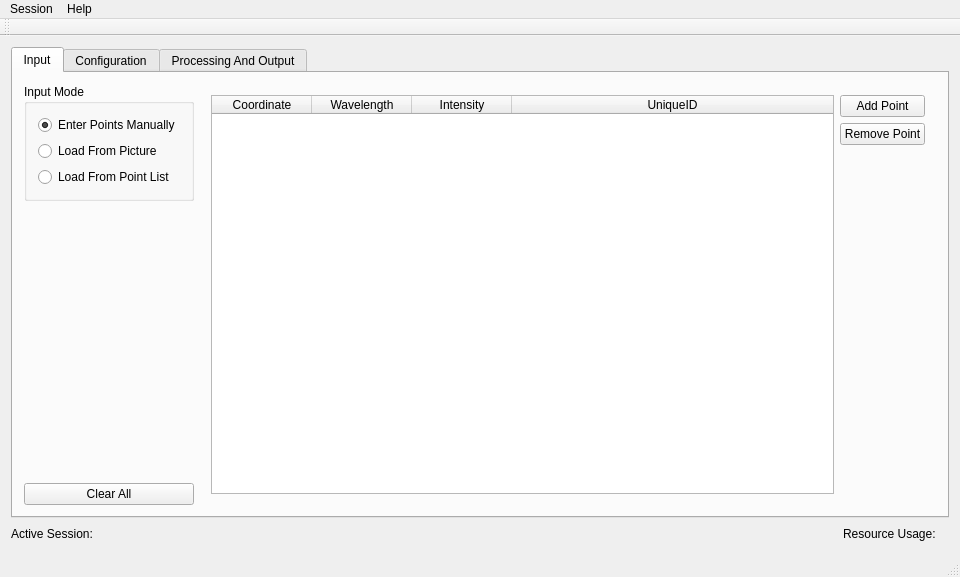
<?xml version="1.0" encoding="UTF-8"?>
<ui version="4.0">
 <class>QtGuiApplicationClass</class>
 <widget class="QMainWindow" name="QtGuiApplicationClass">
  <property name="geometry">
   <rect>
    <x>0</x>
    <y>0</y>
    <width>960</width>
    <height>577</height>
   </rect>
  </property>
  <property name="windowTitle">
   <string>QtGuiApplication</string>
  </property>
  <widget class="QWidget" name="centralWidget">
   <layout class="QVBoxLayout" name="verticalLayout">
    <item>
     <widget class="QTabWidget" name="tabWidget">
      <property name="currentIndex">
       <number>0</number>
      </property>
      <widget class="QWidget" name="tabInput">
       <attribute name="title">
        <string>Input</string>
       </attribute>
       <layout class="QGridLayout" name="gridLayout_2">
        <item row="2" column="0">
         <widget class="QPushButton" name="pushClearInput">
          <property name="text">
           <string>Clear All</string>
          </property>
         </widget>
        </item>
        <item row="1" column="0">
         <spacer name="verticalSpacer_2">
          <property name="orientation">
           <enum>Qt::Vertical</enum>
          </property>
          <property name="sizeHint" stdset="0">
           <size>
            <width>20</width>
            <height>188</height>
           </size>
          </property>
         </spacer>
        </item>
        <item row="0" column="1" rowspan="3">
         <widget class="QStackedWidget" name="stackedInput">
          <property name="currentIndex">
           <number>0</number>
          </property>
          <widget class="QWidget" name="pageManual">
           <layout class="QGridLayout" name="gridLayout">
            <item row="0" column="0" rowspan="3">
             <widget class="QTableWidget" name="tableInput">
              <property name="editTriggers">
               <set>QAbstractItemView::NoEditTriggers</set>
              </property>
              <property name="selectionMode">
               <enum>QAbstractItemView::SingleSelection</enum>
              </property>
              <property name="selectionBehavior">
               <enum>QAbstractItemView::SelectRows</enum>
              </property>
              <property name="rowCount">
               <number>0</number>
              </property>
              <attribute name="horizontalHeaderStretchLastSection">
               <bool>true</bool>
              </attribute>
              <column>
               <property name="text">
                <string>Coordinate</string>
               </property>
              </column>
              <column>
               <property name="text">
                <string>Wavelength</string>
               </property>
              </column>
              <column>
               <property name="text">
                <string>Intensity</string>
               </property>
              </column>
              <column>
               <property name="text">
                <string>UniqueID</string>
               </property>
              </column>
             </widget>
            </item>
            <item row="0" column="1">
             <widget class="QPushButton" name="pushAddPoint">
              <property name="text">
               <string>Add Point</string>
              </property>
             </widget>
            </item>
            <item row="1" column="1">
             <widget class="QPushButton" name="pushRemovePoint">
              <property name="text">
               <string>Remove Point</string>
              </property>
             </widget>
            </item>
            <item row="2" column="1">
             <spacer name="verticalSpacer">
              <property name="orientation">
               <enum>Qt::Vertical</enum>
              </property>
              <property name="sizeHint" stdset="0">
               <size>
                <width>20</width>
                <height>287</height>
               </size>
              </property>
             </spacer>
            </item>
           </layout>
          </widget>
          <widget class="QWidget" name="pagePicture">
           <layout class="QGridLayout" name="gridLayout_6">
            <item row="0" column="0" colspan="2">
             <layout class="QGridLayout" name="gridLayout_14">
              <item row="0" column="0">
               <widget class="QLabel" name="label_23">
                <property name="text">
                 <string>Image Path:</string>
                </property>
               </widget>
              </item>
              <item row="0" column="1">
               <widget class="QLineEdit" name="lineImagePath">
                <property name="readOnly">
                 <bool>true</bool>
                </property>
               </widget>
              </item>
              <item row="0" column="2">
               <widget class="QPushButton" name="pushSelectImage">
                <property name="text">
                 <string>Select Image</string>
                </property>
               </widget>
              </item>
              <item row="0" column="3">
               <widget class="QPushButton" name="pushClearImage">
                <property name="text">
                 <string>Clear</string>
                </property>
               </widget>
              </item>
             </layout>
            </item>
            <item row="1" column="0" rowspan="2">
             <widget class="QGroupBox" name="groupBox_2">
              <property name="title">
               <string>World Position Of Image (Top-Left Corner)</string>
              </property>
              <layout class="QGridLayout" name="gridLayout_3">
               <item row="0" column="0">
                <widget class="QLabel" name="label_5">
                 <property name="text">
                  <string>X Coordinate</string>
                 </property>
                </widget>
               </item>
               <item row="0" column="1">
                <widget class="QLineEdit" name="lineImagePosX">
                 <property name="text">
                  <string>15</string>
                 </property>
                </widget>
               </item>
               <item row="1" column="0">
                <widget class="QLabel" name="label_6">
                 <property name="text">
                  <string>Y Coordinate</string>
                 </property>
                </widget>
               </item>
               <item row="1" column="1">
                <widget class="QLineEdit" name="lineImagePosY">
                 <property name="text">
                  <string>10</string>
                 </property>
                </widget>
               </item>
               <item row="2" column="0">
                <widget class="QLabel" name="label_7">
                 <property name="text">
                  <string>Z Coordinate</string>
                 </property>
                </widget>
               </item>
               <item row="2" column="1">
                <widget class="QLineEdit" name="lineImagePosZ">
                 <property name="text">
                  <string>250</string>
                 </property>
                </widget>
               </item>
              </layout>
             </widget>
            </item>
            <item row="1" column="1">
             <layout class="QGridLayout" name="gridLayout_15">
              <item row="0" column="0">
               <widget class="QLabel" name="label_24">
                <property name="text">
                 <string>Image Brightness</string>
                </property>
               </widget>
              </item>
              <item row="0" column="1">
               <widget class="QLineEdit" name="lineImageBrightness">
                <property name="text">
                 <string>1.0</string>
                </property>
               </widget>
              </item>
             </layout>
            </item>
            <item row="2" column="1" rowspan="2">
             <widget class="QGroupBox" name="groupBox_8">
              <property name="title">
               <string>Size Of Image</string>
              </property>
              <layout class="QGridLayout" name="gridLayout_5">
               <item row="0" column="0">
                <widget class="QLabel" name="label_11">
                 <property name="text">
                  <string>Horizontal Size</string>
                 </property>
                </widget>
               </item>
               <item row="0" column="1">
                <widget class="QLineEdit" name="lineImageHorzSize">
                 <property name="text">
                  <string>30</string>
                 </property>
                </widget>
               </item>
               <item row="1" column="0">
                <widget class="QLabel" name="label_18">
                 <property name="text">
                  <string>Vertical Size</string>
                 </property>
                </widget>
               </item>
               <item row="1" column="1">
                <widget class="QLineEdit" name="lineImageVertSize">
                 <property name="text">
                  <string>20</string>
                 </property>
                </widget>
               </item>
              </layout>
             </widget>
            </item>
            <item row="3" column="0">
             <widget class="QGroupBox" name="groupBox_3">
              <property name="title">
               <string>World Orientation Of Image (Degree)</string>
              </property>
              <layout class="QGridLayout" name="gridLayout_4">
               <item row="0" column="0">
                <widget class="QLabel" name="label_8">
                 <property name="text">
                  <string>X Rotation</string>
                 </property>
                </widget>
               </item>
               <item row="0" column="1">
                <widget class="QLineEdit" name="lineImageRotX">
                 <property name="text">
                  <string>0.0</string>
                 </property>
                </widget>
               </item>
               <item row="1" column="0">
                <widget class="QLabel" name="label_9">
                 <property name="text">
                  <string>Y Rotation</string>
                 </property>
                </widget>
               </item>
               <item row="1" column="1">
                <widget class="QLineEdit" name="lineImageRotY">
                 <property name="text">
                  <string>0.0</string>
                 </property>
                </widget>
               </item>
               <item row="2" column="0">
                <widget class="QLabel" name="label_10">
                 <property name="text">
                  <string>Z Rotation</string>
                 </property>
                </widget>
               </item>
               <item row="2" column="1">
                <widget class="QLineEdit" name="lineImageRotZ">
                 <property name="text">
                  <string>0.0</string>
                 </property>
                </widget>
               </item>
               <item row="3" column="0" colspan="2">
                <widget class="QLabel" name="label_22">
                 <property name="text">
                  <string>Note: Rotation will be applied in the order Z -&gt; Y -&gt; X</string>
                 </property>
                </widget>
               </item>
              </layout>
             </widget>
            </item>
           </layout>
          </widget>
          <widget class="QWidget" name="pageList">
           <layout class="QGridLayout" name="gridLayout_7">
            <item row="0" column="0">
             <layout class="QHBoxLayout" name="horizontalLayout_3">
              <item>
               <widget class="QPushButton" name="pushButton_3">
                <property name="text">
                 <string>Select File:</string>
                </property>
               </widget>
              </item>
              <item>
               <widget class="QLineEdit" name="lineEdit_8"/>
              </item>
             </layout>
            </item>
            <item row="0" column="1">
             <widget class="QPushButton" name="pushButton_4">
              <property name="text">
               <string>Import From File</string>
              </property>
             </widget>
            </item>
            <item row="0" column="2" rowspan="2">
             <spacer name="horizontalSpacer_4">
              <property name="orientation">
               <enum>Qt::Horizontal</enum>
              </property>
              <property name="sizeHint" stdset="0">
               <size>
                <width>147</width>
                <height>20</height>
               </size>
              </property>
             </spacer>
            </item>
            <item row="1" column="0" rowspan="2">
             <layout class="QVBoxLayout" name="verticalLayout_3">
              <item>
               <widget class="QLabel" name="label_12">
                <property name="text">
                 <string>Info</string>
                </property>
               </widget>
              </item>
              <item>
               <widget class="QPlainTextEdit" name="plainTextEdit_2"/>
              </item>
             </layout>
            </item>
            <item row="2" column="1" rowspan="2">
             <spacer name="verticalSpacer_6">
              <property name="orientation">
               <enum>Qt::Vertical</enum>
              </property>
              <property name="sizeHint" stdset="0">
               <size>
                <width>20</width>
                <height>283</height>
               </size>
              </property>
             </spacer>
            </item>
            <item row="3" column="0">
             <spacer name="verticalSpacer_5">
              <property name="orientation">
               <enum>Qt::Vertical</enum>
              </property>
              <property name="sizeHint" stdset="0">
               <size>
                <width>20</width>
                <height>171</height>
               </size>
              </property>
             </spacer>
            </item>
           </layout>
          </widget>
         </widget>
        </item>
        <item row="0" column="0">
         <widget class="QGroupBox" name="groupBox">
          <property name="title">
           <string>Input Mode</string>
          </property>
          <layout class="QVBoxLayout" name="verticalLayout_2">
           <item>
            <widget class="QRadioButton" name="radioManual">
             <property name="text">
              <string>Enter Points Manually</string>
             </property>
             <property name="checked">
              <bool>true</bool>
             </property>
            </widget>
           </item>
           <item>
            <widget class="QRadioButton" name="radioPicture">
             <property name="text">
              <string>Load From Picture</string>
             </property>
            </widget>
           </item>
           <item>
            <widget class="QRadioButton" name="radioList">
             <property name="text">
              <string>Load From Point List</string>
             </property>
            </widget>
           </item>
          </layout>
         </widget>
        </item>
       </layout>
      </widget>
      <widget class="QWidget" name="tabConfig">
       <attribute name="title">
        <string>Configuration</string>
       </attribute>
       <layout class="QGridLayout" name="gridLayout_10">
        <item row="0" column="0">
         <widget class="QGroupBox" name="groupBox_4">
          <property name="title">
           <string>Wavelength:</string>
          </property>
          <layout class="QVBoxLayout" name="verticalLayout_4">
           <item>
            <widget class="QListWidget" name="listConfig">
             <property name="sizePolicy">
              <sizepolicy hsizetype="Minimum" vsizetype="Expanding">
               <horstretch>0</horstretch>
               <verstretch>0</verstretch>
              </sizepolicy>
             </property>
             <property name="editTriggers">
              <set>QAbstractItemView::NoEditTriggers</set>
             </property>
             <property name="alternatingRowColors">
              <bool>false</bool>
             </property>
             <property name="selectionRectVisible">
              <bool>true</bool>
             </property>
            </widget>
           </item>
          </layout>
         </widget>
        </item>
        <item row="1" column="0">
         <widget class="QGroupBox" name="groupBox_7">
          <property name="title">
           <string>Image Surface</string>
          </property>
          <layout class="QGridLayout" name="gridLayout_9">
           <item row="3" column="0">
            <widget class="QLabel" name="label_16">
             <property name="text">
              <string>Max Angular Extend (Deg)</string>
             </property>
            </widget>
           </item>
           <item row="0" column="1">
            <widget class="QLineEdit" name="lineImageDiam">
             <property name="sizePolicy">
              <sizepolicy hsizetype="Preferred" vsizetype="Fixed">
               <horstretch>0</horstretch>
               <verstretch>0</verstretch>
              </sizepolicy>
             </property>
             <property name="text">
              <string>40.0</string>
             </property>
            </widget>
           </item>
           <item row="1" column="0">
            <widget class="QLabel" name="label_14">
             <property name="text">
              <string>Curvature Radius</string>
             </property>
            </widget>
           </item>
           <item row="2" column="1">
            <widget class="QLineEdit" name="lineAngularResol">
             <property name="sizePolicy">
              <sizepolicy hsizetype="Preferred" vsizetype="Fixed">
               <horstretch>0</horstretch>
               <verstretch>0</verstretch>
              </sizepolicy>
             </property>
             <property name="text">
              <string>0.16</string>
             </property>
            </widget>
           </item>
           <item row="3" column="1">
            <widget class="QLineEdit" name="lineAngularExtend">
             <property name="sizePolicy">
              <sizepolicy hsizetype="Preferred" vsizetype="Fixed">
               <horstretch>0</horstretch>
               <verstretch>0</verstretch>
              </sizepolicy>
             </property>
             <property name="text">
              <string>90.0</string>
             </property>
            </widget>
           </item>
           <item row="0" column="0">
            <widget class="QLabel" name="label_13">
             <property name="text">
              <string>Diameter</string>
             </property>
            </widget>
           </item>
           <item row="2" column="0">
            <widget class="QLabel" name="label_15">
             <property name="text">
              <string>Angular Resolution (Deg)</string>
             </property>
            </widget>
           </item>
           <item row="1" column="1">
            <widget class="QLineEdit" name="lineImageRadius">
             <property name="sizePolicy">
              <sizepolicy hsizetype="Preferred" vsizetype="Fixed">
               <horstretch>0</horstretch>
               <verstretch>0</verstretch>
              </sizepolicy>
             </property>
             <property name="text">
              <string>-60.0</string>
             </property>
            </widget>
           </item>
          </layout>
         </widget>
        </item>
        <item row="0" column="1" rowspan="2">
         <widget class="QGroupBox" name="groupBox_6">
          <property name="sizePolicy">
           <sizepolicy hsizetype="Expanding" vsizetype="Preferred">
            <horstretch>0</horstretch>
            <verstretch>0</verstretch>
           </sizepolicy>
          </property>
          <property name="title">
           <string>Optical Surfaces At Selected Wavelength:</string>
          </property>
          <layout class="QGridLayout" name="gridLayout_16">
           <item row="0" column="0" colspan="6">
            <layout class="QGridLayout" name="gridLayout_8">
             <item row="0" column="0">
              <spacer name="horizontalSpacer_2">
               <property name="orientation">
                <enum>Qt::Horizontal</enum>
               </property>
               <property name="sizeHint" stdset="0">
                <size>
                 <width>238</width>
                 <height>20</height>
                </size>
               </property>
              </spacer>
             </item>
             <item row="0" column="1">
              <widget class="QPushButton" name="pushAddSurface">
               <property name="text">
                <string>Add Surface</string>
               </property>
              </widget>
             </item>
             <item row="0" column="2">
              <widget class="QPushButton" name="pushModifySurface">
               <property name="text">
                <string>Modify Surface</string>
               </property>
              </widget>
             </item>
             <item row="0" column="3">
              <widget class="QPushButton" name="pushRemoveSurface">
               <property name="text">
                <string>Remove Surface</string>
               </property>
              </widget>
             </item>
            </layout>
           </item>
           <item row="1" column="0" colspan="6">
            <widget class="QTableWidget" name="tableConfig">
             <property name="selectionBehavior">
              <enum>QAbstractItemView::SelectRows</enum>
             </property>
             <column>
              <property name="text">
               <string>Coordinate</string>
              </property>
             </column>
             <column>
              <property name="text">
               <string>Diameter</string>
              </property>
             </column>
             <column>
              <property name="text">
               <string>Curvature Radius</string>
              </property>
             </column>
             <column>
              <property name="text">
               <string>Refractive Index</string>
              </property>
             </column>
             <column>
              <property name="text">
               <string>Asphericity</string>
              </property>
             </column>
             <column>
              <property name="text">
               <string>Apodization</string>
              </property>
             </column>
            </widget>
           </item>
           <item row="2" column="0">
            <spacer name="horizontalSpacer_6">
             <property name="orientation">
              <enum>Qt::Horizontal</enum>
             </property>
             <property name="sizeHint" stdset="0">
              <size>
               <width>87</width>
               <height>20</height>
              </size>
             </property>
            </spacer>
           </item>
           <item row="2" column="1">
            <widget class="QPushButton" name="pushAcceptConfig">
             <property name="font">
              <font>
               <weight>75</weight>
               <bold>true</bold>
              </font>
             </property>
             <property name="text">
              <string>Accept</string>
             </property>
            </widget>
           </item>
           <item row="2" column="2">
            <widget class="QPushButton" name="pushClearConfig">
             <property name="text">
              <string>Clear</string>
             </property>
            </widget>
           </item>
           <item row="2" column="3">
            <widget class="QPushButton" name="pushCloneConfig">
             <property name="text">
              <string>Clone...</string>
             </property>
            </widget>
           </item>
           <item row="2" column="4">
            <widget class="QPushButton" name="pushSaveConfig">
             <property name="text">
              <string>Save...</string>
             </property>
            </widget>
           </item>
           <item row="2" column="5">
            <widget class="QPushButton" name="pushLoadConfig">
             <property name="text">
              <string>Load...</string>
             </property>
            </widget>
           </item>
          </layout>
         </widget>
        </item>
       </layout>
      </widget>
      <widget class="QWidget" name="tabProcessAndOutput">
       <attribute name="title">
        <string>Processing And Output</string>
       </attribute>
       <layout class="QGridLayout" name="gridLayout_13">
        <item row="0" column="0">
         <widget class="QGroupBox" name="groupBox_5">
          <property name="title">
           <string>Processing</string>
          </property>
          <layout class="QGridLayout" name="gridLayout_11">
           <item row="0" column="0">
            <widget class="QPushButton" name="pushCheckData">
             <property name="text">
              <string>Data Check-in</string>
             </property>
            </widget>
           </item>
           <item row="1" column="0">
            <widget class="QPushButton" name="pushTrace">
             <property name="text">
              <string>Trace</string>
             </property>
            </widget>
           </item>
           <item row="1" column="1">
            <widget class="QProgressBar" name="progressTrace">
             <property name="value">
              <number>0</number>
             </property>
            </widget>
           </item>
           <item row="2" column="0">
            <widget class="QPushButton" name="pushRender">
             <property name="text">
              <string>Render</string>
             </property>
            </widget>
           </item>
           <item row="2" column="1">
            <widget class="QProgressBar" name="progressRender">
             <property name="value">
              <number>0</number>
             </property>
            </widget>
           </item>
           <item row="3" column="0" colspan="2">
            <widget class="QTextEdit" name="textEditProcess"/>
           </item>
           <item row="0" column="1">
            <widget class="QLabel" name="labelCheckData">
             <property name="text">
              <string>TextLabel</string>
             </property>
            </widget>
           </item>
          </layout>
         </widget>
        </item>
        <item row="0" column="1">
         <widget class="QGroupBox" name="groupBox_9">
          <property name="title">
           <string>Output</string>
          </property>
          <layout class="QGridLayout" name="gridLayout_12">
           <item row="0" column="0" colspan="2">
            <widget class="QLabel" name="label_17">
             <property name="text">
              <string>Available Wavelengths</string>
             </property>
            </widget>
           </item>
           <item row="1" column="0" colspan="2">
            <widget class="QListWidget" name="listOutputWavelength">
             <property name="sizePolicy">
              <sizepolicy hsizetype="Fixed" vsizetype="Expanding">
               <horstretch>0</horstretch>
               <verstretch>0</verstretch>
              </sizepolicy>
             </property>
             <property name="selectionMode">
              <enum>QAbstractItemView::SingleSelection</enum>
             </property>
            </widget>
           </item>
           <item row="2" column="0">
            <widget class="QPushButton" name="pushShowWavelength">
             <property name="text">
              <string>Show Wavelength</string>
             </property>
            </widget>
           </item>
           <item row="2" column="1">
            <widget class="QPushButton" name="pushDisplayRGB">
             <property name="text">
              <string>Display RGB</string>
             </property>
            </widget>
           </item>
           <item row="3" column="0">
            <widget class="QPushButton" name="pushSaveRaw">
             <property name="text">
              <string>Save Raw</string>
             </property>
            </widget>
           </item>
           <item row="3" column="1">
            <widget class="QPushButton" name="pushSaveRGB">
             <property name="text">
              <string>Save RGB</string>
             </property>
            </widget>
           </item>
          </layout>
         </widget>
        </item>
       </layout>
      </widget>
     </widget>
    </item>
    <item>
     <layout class="QHBoxLayout" name="horizontalLayout">
      <item>
       <widget class="QLabel" name="label">
        <property name="text">
         <string>Active Session:</string>
        </property>
       </widget>
      </item>
      <item>
       <widget class="QLabel" name="label_2">
        <property name="text">
         <string>&lt;Session name&gt;</string>
        </property>
       </widget>
      </item>
      <item>
       <spacer name="horizontalSpacer">
        <property name="orientation">
         <enum>Qt::Horizontal</enum>
        </property>
        <property name="sizeHint" stdset="0">
         <size>
          <width>40</width>
          <height>20</height>
         </size>
        </property>
       </spacer>
      </item>
      <item>
       <widget class="QLabel" name="label_3">
        <property name="text">
         <string>Resource Usage:</string>
        </property>
       </widget>
      </item>
      <item>
       <widget class="QLabel" name="label_4">
        <property name="text">
         <string>&lt;RAM and VRAM&gt;</string>
        </property>
       </widget>
      </item>
     </layout>
    </item>
   </layout>
  </widget>
  <widget class="QMenuBar" name="menuBar">
   <property name="geometry">
    <rect>
     <x>0</x>
     <y>0</y>
     <width>960</width>
     <height>26</height>
    </rect>
   </property>
   <widget class="QMenu" name="menuSession">
    <property name="title">
     <string>Session</string>
    </property>
    <addaction name="actionNew"/>
    <addaction name="actionOpen"/>
    <addaction name="separator"/>
    <addaction name="actionSave"/>
    <addaction name="actionSave_as"/>
    <addaction name="separator"/>
    <addaction name="actionClose"/>
    <addaction name="separator"/>
    <addaction name="actionConsoleOut"/>
   </widget>
   <widget class="QMenu" name="menuHelp">
    <property name="title">
     <string>Help</string>
    </property>
    <addaction name="actionPreferences"/>
    <addaction name="actionSystem_Info"/>
    <addaction name="separator"/>
    <addaction name="actionDocumentation"/>
    <addaction name="actionHelp"/>
    <addaction name="actionTest"/>
   </widget>
   <addaction name="menuSession"/>
   <addaction name="menuHelp"/>
  </widget>
  <widget class="QToolBar" name="mainToolBar">
   <attribute name="toolBarArea">
    <enum>TopToolBarArea</enum>
   </attribute>
   <attribute name="toolBarBreak">
    <bool>false</bool>
   </attribute>
  </widget>
  <widget class="QStatusBar" name="statusBar"/>
  <action name="actionNew">
   <property name="text">
    <string>New</string>
   </property>
  </action>
  <action name="actionOpen">
   <property name="text">
    <string>Open</string>
   </property>
  </action>
  <action name="actionSave">
   <property name="text">
    <string>Save</string>
   </property>
  </action>
  <action name="actionSave_as">
   <property name="text">
    <string>Save as...</string>
   </property>
  </action>
  <action name="actionClose">
   <property name="text">
    <string>Close</string>
   </property>
  </action>
  <action name="actionPreferences">
   <property name="text">
    <string>Preferences</string>
   </property>
  </action>
  <action name="actionSystem_Info">
   <property name="text">
    <string>System Info</string>
   </property>
  </action>
  <action name="actionDocumentation">
   <property name="text">
    <string>Documentation</string>
   </property>
  </action>
  <action name="actionHelp">
   <property name="text">
    <string>About</string>
   </property>
  </action>
  <action name="actionTest">
   <property name="text">
    <string>Test</string>
   </property>
  </action>
  <action name="actionConsoleOut">
   <property name="text">
    <string>Console Out</string>
   </property>
  </action>
 </widget>
 <layoutdefault spacing="6" margin="11"/>
 <resources>
  <include location="QtGuiApplication.qrc"/>
 </resources>
 <connections/>
</ui>
